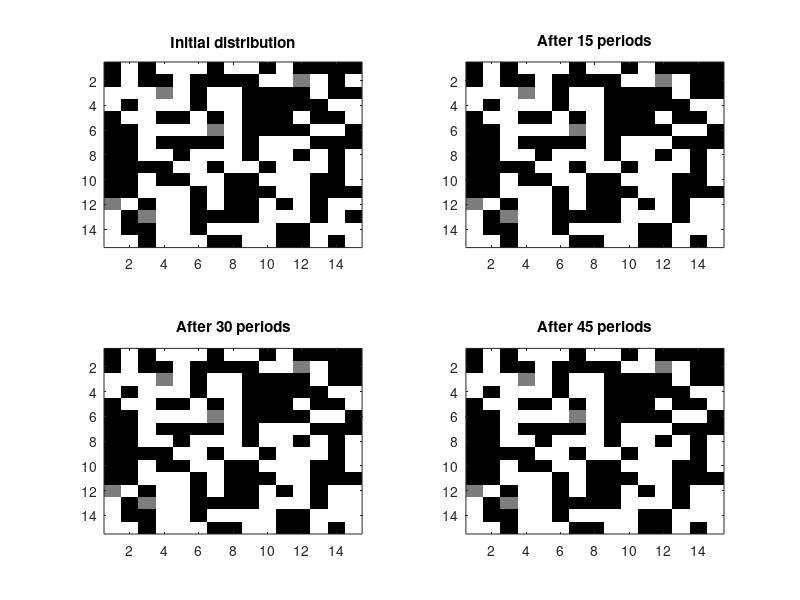

Recreate this plot in MATLAB.
clc
close all; clear all;

global H F S nh nw nb n rep Tempvec thres ccrit lcrit zcrit

nh = 225; nw = 110; nb = 110; rep = 45; thres = input('The discrimination rate:');

n = sqrt(nh);

H = [zeros(1,nh-nw-nb), ones(1,nb), -1*ones(1,nw)]; % '1' = black, '-1' = white
H = reshape(H(randperm(numel(H))), n, n); % Initial random distribution of households

F = [1 1 1; 1 0 1; 1 1 1]; % Filter

ccrit = max(-3, 3-2*ceil(8*thres));
lcrit = max(-5, 5-2*ceil(8*thres));
zcrit = 8-2*ceil(8*thres);

m = 1;
figure
colormap(flipud(gray))
set(gcf,'color','w');
subplot(2,2,m);
imagesc(H)
title('Initial distribution')

for l=1:rep
    
    Tempvec = []; % Temporary storage of moving households
    Crit = zeros(n); % Matrix storing moving decisions
    S = conv2(H, F, 'same'); % The sum of the surrounding elements
    
    for i=1:n
        for j=1:n
            if ((i==1)||(i==n))&&((j==1)||(j==n)) % corners
                if ((H(i,j)==1)&&(S(i,j)<=ccrit))||((H(i,j)==-1)&&(S(i,j)>=-ccrit)) Crit(i,j) = 1; Tempvec = [Tempvec H(i,j)]; end;
            elseif (i==1)||(i==n)||(j==1)||(j==n) % lines
                if ((H(i,j)==1)&&(S(i,j)<=lcrit))||((H(i,j)==-1)&&(S(i,j)>=-lcrit)) Crit(i,j) = 1; Tempvec = [Tempvec H(i,j)]; end;
            else % centre
                if ((H(i,j)==1)&&(S(i,j)<=zcrit))||((H(i,j)==-1)&&(S(i,j)>=-zcrit)) Crit(i,j) = 1; Tempvec = [Tempvec H(i,j)]; end;
            end;
        end;
    end;
    
    Tempvec = Tempvec(randperm(numel(Tempvec)));
    k = 1;

    for i=1:n
        for j=1:n
            if (Crit(i,j)==1)
                H(i,j) = Tempvec(k);
                k = k+1;
            end;
        end;
    end;
    
    if mod(l,15)==0
        m = m+1;
        subplot(2,2,m);
        imagesc(H)
        title(['After ', num2str(l), ' periods'])
    end

end;
